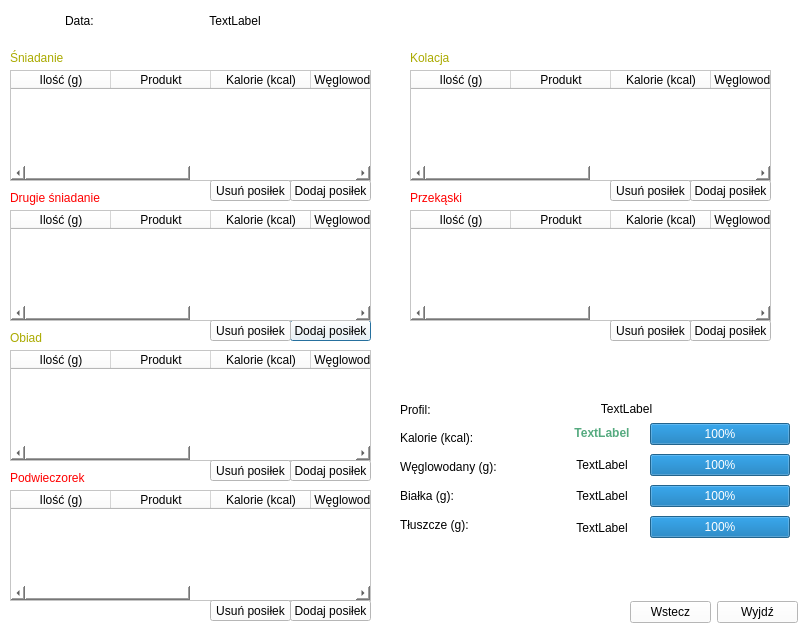
<?xml version="1.0" encoding="UTF-8"?>
<ui version="4.0">
 <class>diary</class>
 <widget class="QDialog" name="diary">
  <property name="geometry">
   <rect>
    <x>0</x>
    <y>0</y>
    <width>800</width>
    <height>630</height>
   </rect>
  </property>
  <property name="minimumSize">
   <size>
    <width>800</width>
    <height>630</height>
   </size>
  </property>
  <property name="maximumSize">
   <size>
    <width>800</width>
    <height>630</height>
   </size>
  </property>
  <property name="windowTitle">
   <string>Dziennik posiłków</string>
  </property>
  <property name="styleSheet">
   <string notr="true">background-color:white;</string>
  </property>
  <widget class="QTableWidget" name="breakfastTableWidget">
   <property name="geometry">
    <rect>
     <x>10</x>
     <y>70</y>
     <width>361</width>
     <height>111</height>
    </rect>
   </property>
   <property name="styleSheet">
    <string notr="true"/>
   </property>
   <property name="editTriggers">
    <set>QAbstractItemView::NoEditTriggers</set>
   </property>
   <property name="selectionMode">
    <enum>QAbstractItemView::ExtendedSelection</enum>
   </property>
   <column>
    <property name="text">
     <string>Ilość (g)</string>
    </property>
   </column>
   <column>
    <property name="text">
     <string>Produkt</string>
    </property>
   </column>
   <column>
    <property name="text">
     <string>Kalorie (kcal)</string>
    </property>
   </column>
   <column>
    <property name="text">
     <string>Węglowodany (g)</string>
    </property>
   </column>
   <column>
    <property name="text">
     <string>Białko (g)</string>
    </property>
   </column>
   <column>
    <property name="text">
     <string>Tłuszcze (g)</string>
    </property>
   </column>
  </widget>
  <widget class="QPushButton" name="addBreakfast_2Button">
   <property name="geometry">
    <rect>
     <x>290</x>
     <y>320</y>
     <width>81</width>
     <height>21</height>
    </rect>
   </property>
   <property name="text">
    <string>Dodaj posiłek</string>
   </property>
  </widget>
  <widget class="QTableWidget" name="breakfast_2TableWidget">
   <property name="geometry">
    <rect>
     <x>10</x>
     <y>210</y>
     <width>361</width>
     <height>111</height>
    </rect>
   </property>
   <property name="editTriggers">
    <set>QAbstractItemView::NoEditTriggers</set>
   </property>
   <column>
    <property name="text">
     <string>Ilość (g)</string>
    </property>
   </column>
   <column>
    <property name="text">
     <string>Produkt</string>
    </property>
   </column>
   <column>
    <property name="text">
     <string>Kalorie (kcal)</string>
    </property>
   </column>
   <column>
    <property name="text">
     <string>Węglowodany (g)</string>
    </property>
   </column>
   <column>
    <property name="text">
     <string>Białko (g)</string>
    </property>
   </column>
   <column>
    <property name="text">
     <string>Tłuszcze (g)</string>
    </property>
   </column>
  </widget>
  <widget class="QTableWidget" name="dinnerTableWidget">
   <property name="geometry">
    <rect>
     <x>10</x>
     <y>350</y>
     <width>361</width>
     <height>111</height>
    </rect>
   </property>
   <property name="editTriggers">
    <set>QAbstractItemView::NoEditTriggers</set>
   </property>
   <column>
    <property name="text">
     <string>Ilość (g)</string>
    </property>
   </column>
   <column>
    <property name="text">
     <string>Produkt</string>
    </property>
   </column>
   <column>
    <property name="text">
     <string>Kalorie (kcal)</string>
    </property>
   </column>
   <column>
    <property name="text">
     <string>Węglowodany (g)</string>
    </property>
   </column>
   <column>
    <property name="text">
     <string>Białko (g)</string>
    </property>
   </column>
   <column>
    <property name="text">
     <string>Tłuszcze (g)</string>
    </property>
   </column>
  </widget>
  <widget class="QTableWidget" name="teaTableWidget">
   <property name="geometry">
    <rect>
     <x>10</x>
     <y>490</y>
     <width>361</width>
     <height>111</height>
    </rect>
   </property>
   <property name="editTriggers">
    <set>QAbstractItemView::NoEditTriggers</set>
   </property>
   <column>
    <property name="text">
     <string>Ilość (g)</string>
    </property>
   </column>
   <column>
    <property name="text">
     <string>Produkt</string>
    </property>
   </column>
   <column>
    <property name="text">
     <string>Kalorie (kcal)</string>
    </property>
   </column>
   <column>
    <property name="text">
     <string>Węglowodany (g)</string>
    </property>
   </column>
   <column>
    <property name="text">
     <string>Białko (g)</string>
    </property>
   </column>
   <column>
    <property name="text">
     <string>Tłuszcze (g)</string>
    </property>
   </column>
  </widget>
  <widget class="QTableWidget" name="supperTableWidget">
   <property name="geometry">
    <rect>
     <x>410</x>
     <y>70</y>
     <width>361</width>
     <height>111</height>
    </rect>
   </property>
   <property name="editTriggers">
    <set>QAbstractItemView::NoEditTriggers</set>
   </property>
   <column>
    <property name="text">
     <string>Ilość (g)</string>
    </property>
   </column>
   <column>
    <property name="text">
     <string>Produkt</string>
    </property>
   </column>
   <column>
    <property name="text">
     <string>Kalorie (kcal)</string>
    </property>
   </column>
   <column>
    <property name="text">
     <string>Węglowodany (g)</string>
    </property>
   </column>
   <column>
    <property name="text">
     <string>Białko (g)</string>
    </property>
   </column>
   <column>
    <property name="text">
     <string>Tłuszcze (g)</string>
    </property>
   </column>
  </widget>
  <widget class="QTableWidget" name="snacksTableWidget">
   <property name="geometry">
    <rect>
     <x>410</x>
     <y>210</y>
     <width>361</width>
     <height>111</height>
    </rect>
   </property>
   <property name="editTriggers">
    <set>QAbstractItemView::NoEditTriggers</set>
   </property>
   <column>
    <property name="text">
     <string>Ilość (g)</string>
    </property>
   </column>
   <column>
    <property name="text">
     <string>Produkt</string>
    </property>
   </column>
   <column>
    <property name="text">
     <string>Kalorie (kcal)</string>
    </property>
   </column>
   <column>
    <property name="text">
     <string>Węglowodany (g)</string>
    </property>
   </column>
   <column>
    <property name="text">
     <string>Białko (g)</string>
    </property>
   </column>
   <column>
    <property name="text">
     <string>Tłuszcze (g)</string>
    </property>
   </column>
  </widget>
  <widget class="QLabel" name="breakfastLabel">
   <property name="geometry">
    <rect>
     <x>10</x>
     <y>50</y>
     <width>361</width>
     <height>16</height>
    </rect>
   </property>
   <property name="styleSheet">
    <string notr="true">color:rgb(170, 170, 0);
font: 75 italic 10pt &quot;Comic Sans MS&quot;;</string>
   </property>
   <property name="text">
    <string>Śniadanie</string>
   </property>
  </widget>
  <widget class="QLabel" name="breakfast_2Label">
   <property name="geometry">
    <rect>
     <x>10</x>
     <y>190</y>
     <width>201</width>
     <height>16</height>
    </rect>
   </property>
   <property name="styleSheet">
    <string notr="true">color:red;
font: 75 italic 10pt &quot;Comic Sans MS&quot;;</string>
   </property>
   <property name="text">
    <string>Drugie śniadanie</string>
   </property>
  </widget>
  <widget class="QLabel" name="dinnerLabel">
   <property name="geometry">
    <rect>
     <x>10</x>
     <y>330</y>
     <width>201</width>
     <height>16</height>
    </rect>
   </property>
   <property name="styleSheet">
    <string notr="true">color:rgb(170, 170, 0);
font: 75 italic 10pt &quot;Comic Sans MS&quot;;</string>
   </property>
   <property name="text">
    <string>Obiad</string>
   </property>
  </widget>
  <widget class="QLabel" name="teaLabel">
   <property name="geometry">
    <rect>
     <x>10</x>
     <y>470</y>
     <width>201</width>
     <height>16</height>
    </rect>
   </property>
   <property name="styleSheet">
    <string notr="true">color:red;
font: 75 italic 10pt &quot;Comic Sans MS&quot;;</string>
   </property>
   <property name="text">
    <string>Podwieczorek</string>
   </property>
  </widget>
  <widget class="QLabel" name="supperLabel">
   <property name="geometry">
    <rect>
     <x>410</x>
     <y>50</y>
     <width>361</width>
     <height>16</height>
    </rect>
   </property>
   <property name="styleSheet">
    <string notr="true">color:rgb(170, 170, 0);font: 75 italic 10pt &quot;Comic Sans MS&quot;;</string>
   </property>
   <property name="text">
    <string>Kolacja</string>
   </property>
  </widget>
  <widget class="QLabel" name="snacksLabel">
   <property name="geometry">
    <rect>
     <x>410</x>
     <y>190</y>
     <width>201</width>
     <height>16</height>
    </rect>
   </property>
   <property name="styleSheet">
    <string notr="true">color:red;font: 75 italic 10pt &quot;Comic Sans MS&quot;;</string>
   </property>
   <property name="text">
    <string>Przekąski</string>
   </property>
  </widget>
  <widget class="QPushButton" name="addBreakfastButton">
   <property name="geometry">
    <rect>
     <x>290</x>
     <y>180</y>
     <width>81</width>
     <height>21</height>
    </rect>
   </property>
   <property name="text">
    <string>Dodaj posiłek</string>
   </property>
  </widget>
  <widget class="QPushButton" name="addDinnerButton">
   <property name="geometry">
    <rect>
     <x>290</x>
     <y>460</y>
     <width>81</width>
     <height>21</height>
    </rect>
   </property>
   <property name="text">
    <string>Dodaj posiłek</string>
   </property>
  </widget>
  <widget class="QPushButton" name="addTeaButton">
   <property name="geometry">
    <rect>
     <x>290</x>
     <y>600</y>
     <width>81</width>
     <height>21</height>
    </rect>
   </property>
   <property name="text">
    <string>Dodaj posiłek</string>
   </property>
  </widget>
  <widget class="QPushButton" name="addSupperButton">
   <property name="geometry">
    <rect>
     <x>690</x>
     <y>180</y>
     <width>81</width>
     <height>21</height>
    </rect>
   </property>
   <property name="text">
    <string>Dodaj posiłek</string>
   </property>
  </widget>
  <widget class="QPushButton" name="addSnacksButton">
   <property name="geometry">
    <rect>
     <x>690</x>
     <y>320</y>
     <width>81</width>
     <height>21</height>
    </rect>
   </property>
   <property name="text">
    <string>Dodaj posiłek</string>
   </property>
  </widget>
  <widget class="QWidget" name="layoutWidget">
   <property name="geometry">
    <rect>
     <x>10</x>
     <y>10</y>
     <width>308</width>
     <height>22</height>
    </rect>
   </property>
   <layout class="QHBoxLayout" name="horizontalLayout">
    <item>
     <widget class="QLabel" name="dateLabel">
      <property name="minimumSize">
       <size>
        <width>130</width>
        <height>0</height>
       </size>
      </property>
      <property name="maximumSize">
       <size>
        <width>100</width>
        <height>16777215</height>
       </size>
      </property>
      <property name="styleSheet">
       <string notr="true">font: 12pt &quot;MS Reference Sans Serif&quot;;</string>
      </property>
      <property name="text">
       <string>	Data: </string>
      </property>
     </widget>
    </item>
    <item>
     <widget class="QLabel" name="selectedDateLabel">
      <property name="minimumSize">
       <size>
        <width>150</width>
        <height>0</height>
       </size>
      </property>
      <property name="maximumSize">
       <size>
        <width>150</width>
        <height>16777215</height>
       </size>
      </property>
      <property name="styleSheet">
       <string notr="true">font: 12pt &quot;MS Reference Sans Serif&quot;;</string>
      </property>
      <property name="text">
       <string>&lt;html&gt;&lt;head/&gt;&lt;body&gt;&lt;p align=&quot;center&quot;&gt;TextLabel&lt;/p&gt;&lt;/body&gt;&lt;/html&gt;</string>
      </property>
     </widget>
    </item>
   </layout>
  </widget>
  <widget class="QWidget" name="layoutWidget">
   <property name="geometry">
    <rect>
     <x>630</x>
     <y>600</y>
     <width>168</width>
     <height>25</height>
    </rect>
   </property>
   <layout class="QHBoxLayout" name="horizontalLayout_2">
    <item>
     <widget class="QPushButton" name="backButton">
      <property name="text">
       <string>Wstecz</string>
      </property>
     </widget>
    </item>
    <item>
     <widget class="QPushButton" name="exitButton">
      <property name="text">
       <string>Wyjdź</string>
      </property>
     </widget>
    </item>
   </layout>
  </widget>
  <widget class="QLabel" name="fatLabel">
   <property name="geometry">
    <rect>
     <x>400</x>
     <y>515</y>
     <width>180</width>
     <height>20</height>
    </rect>
   </property>
   <property name="minimumSize">
    <size>
     <width>180</width>
     <height>0</height>
    </size>
   </property>
   <property name="maximumSize">
    <size>
     <width>180</width>
     <height>16777215</height>
    </size>
   </property>
   <property name="styleSheet">
    <string notr="true">font: 12pt &quot;MS Reference Sans Serif&quot;;</string>
   </property>
   <property name="text">
    <string>Tłuszcze (g):</string>
   </property>
  </widget>
  <widget class="QLabel" name="proteinLabel">
   <property name="geometry">
    <rect>
     <x>400</x>
     <y>486</y>
     <width>180</width>
     <height>20</height>
    </rect>
   </property>
   <property name="minimumSize">
    <size>
     <width>180</width>
     <height>0</height>
    </size>
   </property>
   <property name="maximumSize">
    <size>
     <width>180</width>
     <height>16777215</height>
    </size>
   </property>
   <property name="styleSheet">
    <string notr="true">font: 12pt &quot;MS Reference Sans Serif&quot;;</string>
   </property>
   <property name="text">
    <string>Białka (g):</string>
   </property>
  </widget>
  <widget class="QLabel" name="carbLabel">
   <property name="geometry">
    <rect>
     <x>400</x>
     <y>457</y>
     <width>180</width>
     <height>20</height>
    </rect>
   </property>
   <property name="minimumSize">
    <size>
     <width>180</width>
     <height>0</height>
    </size>
   </property>
   <property name="maximumSize">
    <size>
     <width>180</width>
     <height>16777215</height>
    </size>
   </property>
   <property name="styleSheet">
    <string notr="true">font: 12pt &quot;MS Reference Sans Serif&quot;;</string>
   </property>
   <property name="text">
    <string>Węglowodany (g):</string>
   </property>
  </widget>
  <widget class="QLabel" name="kcalLabel">
   <property name="geometry">
    <rect>
     <x>400</x>
     <y>428</y>
     <width>180</width>
     <height>20</height>
    </rect>
   </property>
   <property name="minimumSize">
    <size>
     <width>180</width>
     <height>0</height>
    </size>
   </property>
   <property name="maximumSize">
    <size>
     <width>180</width>
     <height>16777215</height>
    </size>
   </property>
   <property name="styleSheet">
    <string notr="true">font: 12pt &quot;MS Reference Sans Serif&quot;;</string>
   </property>
   <property name="text">
    <string>Kalorie (kcal):</string>
   </property>
  </widget>
  <widget class="QLabel" name="nameLabel">
   <property name="geometry">
    <rect>
     <x>400</x>
     <y>400</y>
     <width>160</width>
     <height>20</height>
    </rect>
   </property>
   <property name="minimumSize">
    <size>
     <width>160</width>
     <height>0</height>
    </size>
   </property>
   <property name="maximumSize">
    <size>
     <width>80</width>
     <height>16777215</height>
    </size>
   </property>
   <property name="styleSheet">
    <string notr="true">font: 12pt &quot;MS Reference Sans Serif&quot;;</string>
   </property>
   <property name="text">
    <string>Profil:</string>
   </property>
  </widget>
  <widget class="QLabel" name="profileNameLabel">
   <property name="geometry">
    <rect>
     <x>466</x>
     <y>400</y>
     <width>321</width>
     <height>19</height>
    </rect>
   </property>
   <property name="styleSheet">
    <string notr="true">font: 75 italic 10pt &quot;Comic Sans MS&quot;;
color:black;
</string>
   </property>
   <property name="text">
    <string>&lt;html&gt;&lt;head/&gt;&lt;body&gt;&lt;p align=&quot;center&quot;&gt;TextLabel&lt;/p&gt;&lt;/body&gt;&lt;/html&gt;</string>
   </property>
  </widget>
  <widget class="QWidget" name="layoutWidget">
   <property name="geometry">
    <rect>
     <x>560</x>
     <y>420</y>
     <width>232</width>
     <height>121</height>
    </rect>
   </property>
   <layout class="QHBoxLayout" name="horizontalLayout_3">
    <item>
     <layout class="QVBoxLayout" name="verticalLayout_2">
      <item>
       <widget class="QLabel" name="profileCalorieLabel">
        <property name="minimumSize">
         <size>
          <width>80</width>
          <height>0</height>
         </size>
        </property>
        <property name="maximumSize">
         <size>
          <width>80</width>
          <height>16777215</height>
         </size>
        </property>
        <property name="styleSheet">
         <string notr="true">font: 75 italic 10pt &quot;Comic Sans MS&quot;;
color:rgb(85, 170, 127)
</string>
        </property>
        <property name="text">
         <string>&lt;html&gt;&lt;head/&gt;&lt;body&gt;&lt;p align=&quot;center&quot;&gt;&lt;span style=&quot; font-weight:600;&quot;&gt;TextLabel&lt;/span&gt;&lt;/p&gt;&lt;/body&gt;&lt;/html&gt;</string>
        </property>
       </widget>
      </item>
      <item>
       <widget class="QLabel" name="profileCarbLabel">
        <property name="minimumSize">
         <size>
          <width>80</width>
          <height>0</height>
         </size>
        </property>
        <property name="maximumSize">
         <size>
          <width>80</width>
          <height>16777215</height>
         </size>
        </property>
        <property name="styleSheet">
         <string notr="true">font: 75 italic 10pt &quot;Comic Sans MS&quot;;
color:black;</string>
        </property>
        <property name="text">
         <string>&lt;html&gt;&lt;head/&gt;&lt;body&gt;&lt;p align=&quot;center&quot;&gt;TextLabel&lt;/p&gt;&lt;/body&gt;&lt;/html&gt;</string>
        </property>
       </widget>
      </item>
      <item>
       <widget class="QLabel" name="profileProteinLabel">
        <property name="minimumSize">
         <size>
          <width>80</width>
          <height>0</height>
         </size>
        </property>
        <property name="maximumSize">
         <size>
          <width>80</width>
          <height>16777215</height>
         </size>
        </property>
        <property name="styleSheet">
         <string notr="true">font: 75 italic 10pt &quot;Comic Sans MS&quot;;
color:black;</string>
        </property>
        <property name="text">
         <string>&lt;html&gt;&lt;head/&gt;&lt;body&gt;&lt;p align=&quot;center&quot;&gt;TextLabel&lt;/p&gt;&lt;/body&gt;&lt;/html&gt;</string>
        </property>
       </widget>
      </item>
      <item>
       <widget class="QLabel" name="profileFatLabel">
        <property name="minimumSize">
         <size>
          <width>80</width>
          <height>0</height>
         </size>
        </property>
        <property name="maximumSize">
         <size>
          <width>80</width>
          <height>16777215</height>
         </size>
        </property>
        <property name="styleSheet">
         <string notr="true">font: 75 italic 10pt &quot;Comic Sans MS&quot;;
color:black;</string>
        </property>
        <property name="text">
         <string>&lt;html&gt;&lt;head/&gt;&lt;body&gt;&lt;p align=&quot;center&quot;&gt;TextLabel&lt;/p&gt;&lt;/body&gt;&lt;/html&gt;</string>
        </property>
       </widget>
      </item>
     </layout>
    </item>
    <item>
     <layout class="QVBoxLayout" name="verticalLayout">
      <item>
       <widget class="QProgressBar" name="kcalprogressBar">
        <property name="minimumSize">
         <size>
          <width>140</width>
          <height>0</height>
         </size>
        </property>
        <property name="maximumSize">
         <size>
          <width>140</width>
          <height>16777215</height>
         </size>
        </property>
        <property name="value">
         <number>100</number>
        </property>
       </widget>
      </item>
      <item>
       <widget class="QProgressBar" name="carbsprogressBar">
        <property name="minimumSize">
         <size>
          <width>140</width>
          <height>0</height>
         </size>
        </property>
        <property name="maximumSize">
         <size>
          <width>140</width>
          <height>16777215</height>
         </size>
        </property>
        <property name="value">
         <number>100</number>
        </property>
       </widget>
      </item>
      <item>
       <widget class="QProgressBar" name="proteinsprogressBar">
        <property name="minimumSize">
         <size>
          <width>140</width>
          <height>0</height>
         </size>
        </property>
        <property name="maximumSize">
         <size>
          <width>140</width>
          <height>16777215</height>
         </size>
        </property>
        <property name="value">
         <number>100</number>
        </property>
       </widget>
      </item>
      <item>
       <widget class="QProgressBar" name="fatsprogressBar">
        <property name="minimumSize">
         <size>
          <width>140</width>
          <height>0</height>
         </size>
        </property>
        <property name="maximumSize">
         <size>
          <width>140</width>
          <height>16777215</height>
         </size>
        </property>
        <property name="value">
         <number>100</number>
        </property>
       </widget>
      </item>
     </layout>
    </item>
   </layout>
  </widget>
  <widget class="QPushButton" name="deleteBreakfastButton">
   <property name="geometry">
    <rect>
     <x>210</x>
     <y>180</y>
     <width>81</width>
     <height>21</height>
    </rect>
   </property>
   <property name="text">
    <string>Usuń posiłek</string>
   </property>
  </widget>
  <widget class="QPushButton" name="deleteBreakfastButton_2">
   <property name="geometry">
    <rect>
     <x>210</x>
     <y>320</y>
     <width>81</width>
     <height>21</height>
    </rect>
   </property>
   <property name="text">
    <string>Usuń posiłek</string>
   </property>
  </widget>
  <widget class="QPushButton" name="deleteDinnerButton">
   <property name="geometry">
    <rect>
     <x>210</x>
     <y>460</y>
     <width>81</width>
     <height>21</height>
    </rect>
   </property>
   <property name="text">
    <string>Usuń posiłek</string>
   </property>
  </widget>
  <widget class="QPushButton" name="deleteTeaButton">
   <property name="geometry">
    <rect>
     <x>210</x>
     <y>600</y>
     <width>81</width>
     <height>21</height>
    </rect>
   </property>
   <property name="text">
    <string>Usuń posiłek</string>
   </property>
  </widget>
  <widget class="QPushButton" name="deleteSupperButton">
   <property name="geometry">
    <rect>
     <x>610</x>
     <y>180</y>
     <width>81</width>
     <height>21</height>
    </rect>
   </property>
   <property name="text">
    <string>Usuń posiłek</string>
   </property>
  </widget>
  <widget class="QPushButton" name="deleteSnacksButton">
   <property name="geometry">
    <rect>
     <x>610</x>
     <y>320</y>
     <width>81</width>
     <height>21</height>
    </rect>
   </property>
   <property name="text">
    <string>Usuń posiłek</string>
   </property>
  </widget>
 </widget>
 <resources/>
 <connections/>
</ui>
